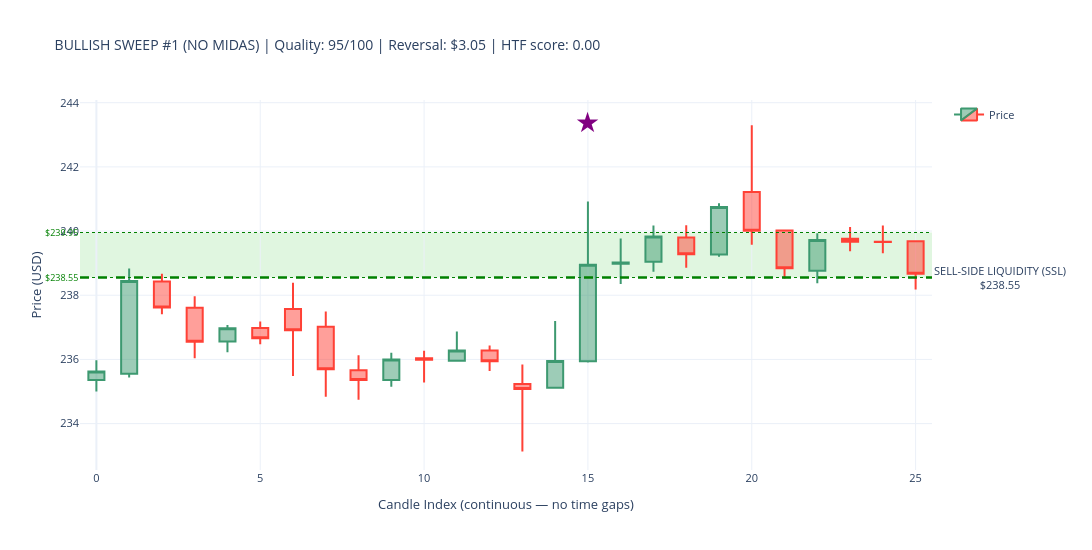
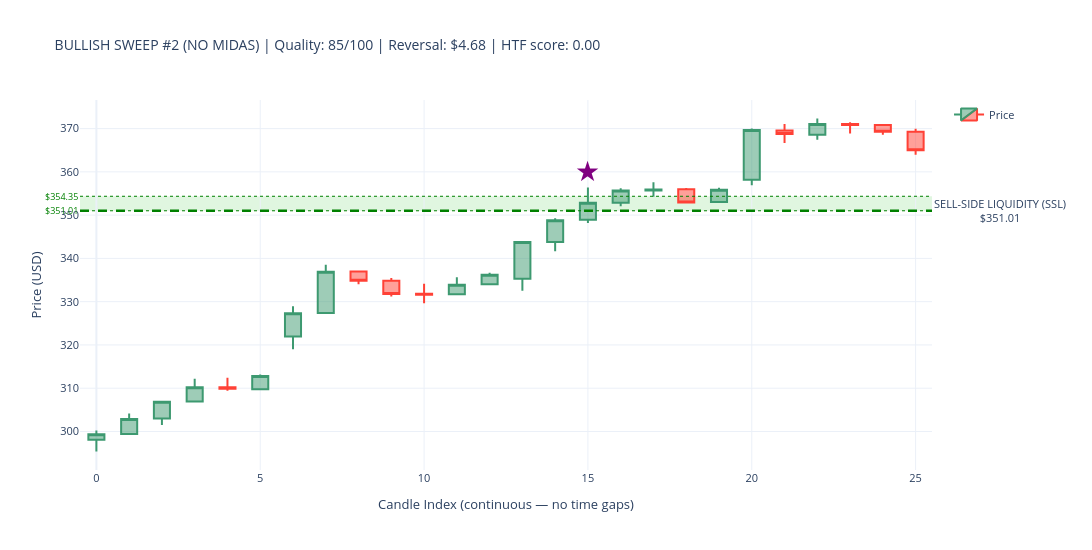
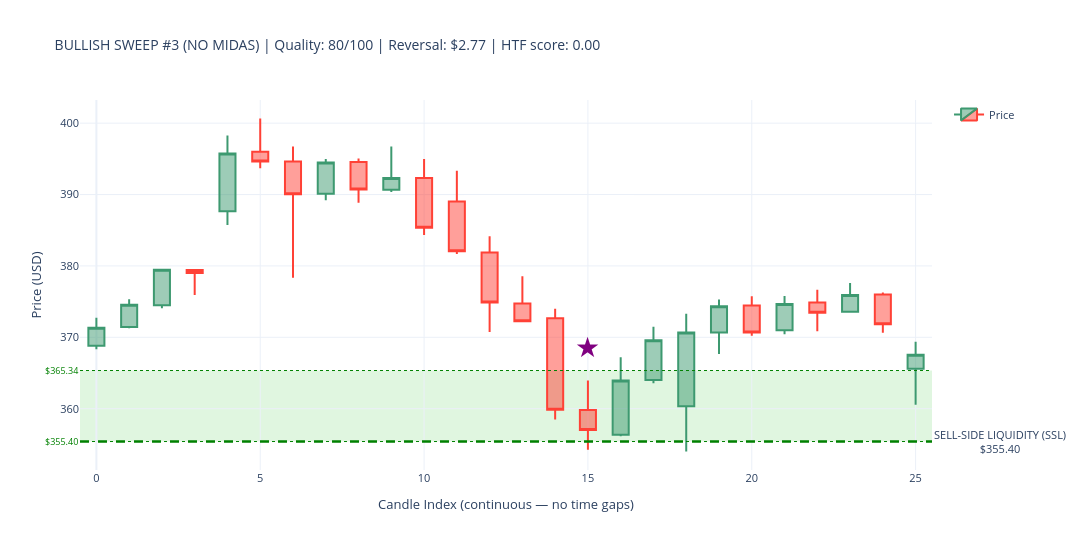
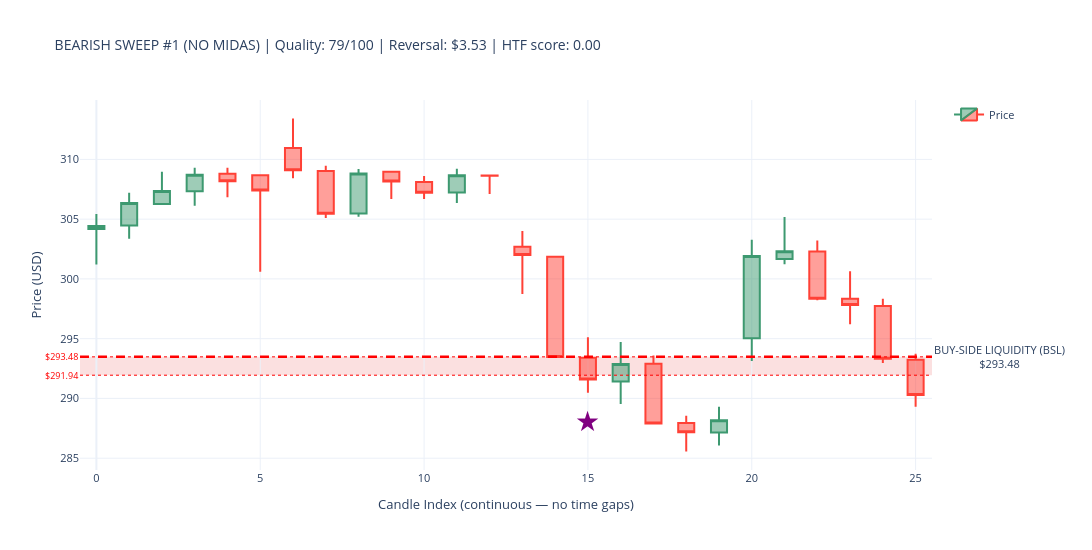

Write notebook code for charts like these, in order.
### Code cell
# ---------------------------------------------------------------------------
# SWEEP DETECTION CANDLESTICK VISUALIZATIONS WITH LIQUIDITY ZONES
# ---------------------------------------------------------------------------

required_vars = ['sweeps_hourly_no_midas', 'sweeps_hourly_with_midas', 'hourly_data']
missing_vars  = [v for v in required_vars if v not in globals()]

if missing_vars:
    print(f"\n⚠ WARNING: Missing variables — {missing_vars}")
    print("Please execute Part 8 first. Skipping visualization...")
else:
    print("\n✓ All required variables present. Proceeding with visualization...")

if not missing_vars:

    print("\n" + "=" * 70)
    print("VISUALIZING TOP SWEEPS — CANDLESTICK CHARTS WITH LIQUIDITY ZONES")
    print("=" * 70)

    import plotly.graph_objects as go

    price_data = hourly_data.copy()
    print(f"\n✓ Hourly data: {len(price_data)} candles")
    print(f"  Date range: {price_data['timestamp'].min().date()} → "
          f"{price_data['timestamp'].max().date()}")

    print(f"\nSweep data check:")
    print(f"  NO MIDAS  : {len(sweeps_hourly_no_midas)} total sweeps")
    if len(sweeps_hourly_no_midas) > 0:
        print(f"    Bullish : {(sweeps_hourly_no_midas['sweep_type']=='BULLISH').sum()}")
        print(f"    Bearish : {(sweeps_hourly_no_midas['sweep_type']=='BEARISH').sum()}")
    print(f"  WITH MIDAS: {len(sweeps_hourly_with_midas)} total sweeps")
    if len(sweeps_hourly_with_midas) > 0:
        print(f"    Bullish : {(sweeps_hourly_with_midas['sweep_type']=='BULLISH').sum()}")
        print(f"    Bearish : {(sweeps_hourly_with_midas['sweep_type']=='BEARISH').sum()}")


    def make_candlestick_chart_with_zones(
        price_df, sweep_timestamp, zone_level,
        zone_top, zone_bottom,
        sweep_type, chart_title
    ):
        try:
            # ── exact-hour timestamp match ────────────────────────────────────
            sweep_ts       = pd.to_datetime(sweep_timestamp)
            sweep_ts_naive = sweep_ts.tz_localize(None) if sweep_ts.tzinfo else sweep_ts
            ts_col_naive   = pd.to_datetime(price_df['timestamp']).dt.tz_localize(None)

            exact = price_df[ts_col_naive == sweep_ts_naive]
            sweep_idx = exact.index[0] if len(exact) > 0 else (
                (ts_col_naive - sweep_ts_naive).abs().idxmin()
            )

            sweep_pos = price_df.index.get_loc(sweep_idx)
            start_pos = max(0, sweep_pos - 15)
            end_pos   = min(len(price_df) - 1, sweep_pos + 10)

            subset = price_df.iloc[start_pos : end_pos + 1].copy().reset_index(drop=True)
            subset['candle_idx'] = range(len(subset))

            # FIX: build hover text as a list — Candlestick uses `text`, not `hovertemplate`
            hover_texts = [
                (f"{row['timestamp'].strftime('%Y-%m-%d %H:%M')}<br>"
                 f"O: ${row['open']:.2f}  H: ${row['high']:.2f}<br>"
                 f"L: ${row['low']:.2f}   C: ${row['close']:.2f}")
                for _, row in subset.iterrows()
            ]

            # ── candlestick ───────────────────────────────────────────────────
            fig = go.Figure(data=[go.Candlestick(
                x=subset['candle_idx'],
                open=subset['open'],  high=subset['high'],
                low=subset['low'],    close=subset['close'],
                name='Price',
                text=hover_texts,          # ← was hovertemplate (unsupported)
                hoverinfo='text',          # tell Plotly to show our text on hover
            )])

            # ── ICT-correct zone labels + actual boundaries ───────────────────
            if sweep_type == 'BULLISH':
                fill_color = 'rgba(0,180,0,0.12)'
                line_color = 'green'
                zone_label = 'SELL-SIDE LIQUIDITY (SSL)'
            else:
                fill_color = 'rgba(220,0,0,0.12)'
                line_color = 'red'
                zone_label = 'BUY-SIDE LIQUIDITY (BSL)'

            fig.add_hrect(
                y0=zone_bottom, y1=zone_top,
                fillcolor=fill_color, opacity=1.0,
                layer='below', line_width=0,
            )
            fig.add_hline(
                y=zone_level,
                line_width=2.5, line_dash='dash', line_color=line_color,
                annotation_text=f'{zone_label}<br>${zone_level:.2f}',
                annotation_position='right',
                annotation=dict(font_size=11, bgcolor='rgba(255,255,255,0.85)')
            )
            for y_val in [zone_top, zone_bottom]:
                fig.add_hline(
                    y=y_val, line_width=1, line_dash='dot', line_color=line_color,
                    annotation_text=f'${y_val:.2f}', annotation_position='left',
                    annotation=dict(font_size=9, font_color=line_color)
                )

            # ── sweep marker ──────────────────────────────────────────────────
            sweep_subset_pos = sweep_pos - start_pos
            if 0 <= sweep_subset_pos < len(subset):
                row_c = subset.iloc[sweep_subset_pos]
                cr    = row_c['high'] - row_c['low']
                arrow_y = (row_c['high'] + cr * 0.5 if sweep_type == 'BULLISH'
                           else row_c['low'] - cr * 0.5)
                fig.add_annotation(
                    x=row_c['candle_idx'], y=arrow_y,
                    text='★', showarrow=False,
                    font=dict(size=28, color='purple'),
                    xanchor='center'
                )

            fig.update_layout(
                title=dict(text=chart_title, font=dict(size=14)),
                yaxis_title='Price (USD)',
                xaxis_title='Candle Index (continuous — no time gaps)',
                template='plotly_white',
                height=550, width=1150,
                hovermode='x unified',
                xaxis_rangeslider_visible=False,
                xaxis=dict(type='linear'),
                showlegend=True,
                font=dict(size=11),
                margin=dict(l=80, r=160, t=100, b=80),
            )
            return fig

        except Exception as e:
            print(f"      ✗ Error ({type(e).__name__}): {e}")
            return None


    def plot_sweep_set(sweeps_df, label):
        if sweeps_df.empty:
            print(f"\n✗ No sweeps in {label} dataset")
            return

        print(f"\n{'=' * 70}")
        print(f"{label} SWEEPS WITH LIQUIDITY ZONES")
        print('=' * 70)

        for sweep_type, side_label in [
            ('BULLISH', 'SSL Raids (demand zone sweeps — bullish reversal)'),
            ('BEARISH', 'BSL Raids (supply zone sweeps — bearish reversal)'),
        ]:
            subset = (
                sweeps_df[sweeps_df['sweep_type'] == sweep_type]
                .nlargest(3, 'sweep_quality_score')
            )
            print(f"\n{side_label}  ({len(subset)} shown):")

            for i, (_, row) in enumerate(subset.iterrows(), 1):
                z_top = float(row.get('zone_top',    row['zone_level'] * 1.005))
                z_bot = float(row.get('zone_bottom', row['zone_level'] * 0.995))

                title = (
                    f"{sweep_type} SWEEP #{i} ({label}) | "
                    f"Quality: {row['sweep_quality_score']:.0f}/100 | "
                    f"Reversal: ${row['reversal_distance']:.2f} | "
                    f"HTF score: {row.get('htf_proximity_score', 0):.2f}"
                )
                print(f"  {i}. {row['timestamp']}  zone=${row['zone_level']:.2f}")

                fig = make_candlestick_chart_with_zones(
                    price_data,
                    sweep_timestamp = row['timestamp'],
                    zone_level      = row['zone_level'],
                    zone_top        = z_top,
                    zone_bottom     = z_bot,
                    sweep_type      = sweep_type,
                    chart_title     = title,
                )
                if fig:
                    fig.show()
                else:
                    print("      → Could not create chart")


    plot_sweep_set(sweeps_hourly_no_midas,   'NO MIDAS')
    plot_sweep_set(sweeps_hourly_with_midas, 'WITH MIDAS')

    print("\n" + "=" * 70)
    print("✓ LIQUIDITY ZONE SWEEP VISUALIZATION COMPLETE")
    print("=" * 70)
    print("\nVISUAL LEGEND:")
    print("  🟢 GREEN ZONE : Demand zone — SSL raid (BULLISH sweep, reversal up)")
    print("  🔴 RED ZONE   : Supply zone — BSL raid (BEARISH sweep, reversal down)")
    print("  ★ Star        : Exact sweep detection candle")
    print("  - - Dashed    : Zone midline (zone_level)")
    print("  ··· Dotted    : Actual zone top / bottom boundaries")

### Figure 1 — Plotly figure (JSON) as saved in the notebook; plotly's stock layout.template omitted (floating-point values rounded to 4 significant figures)
{"data": [{"close": [235.6, 238.4, 237.6, 236.6, 237.0, 236.7, 236.9, 235.7, 235.4, 236.0, 236.0, 236.3, 235.9, 235.1, 235.9, 238.9, 239.0, 239.8, 239.3, 240.8, 240.0, 238.8, 239.7, 239.7, 239.7, 238.7], "high": [236.0, 238.8, 238.7, 238.0, 237.1, 237.2, 238.4, 237.5, 236.1, 236.2, 236.3, 236.9, 236.4, 235.8, 237.2, 240.9, 239.8, 240.2, 240.2, 240.9, 243.3, 240.1, 239.9, 240.1, 240.2, 239.7], "hoverinfo": "text", "low": [235.0, 235.4, 237.4, 236.0, 236.2, 236.5, 235.5, 234.8, 234.7, 235.2, 235.3, 235.9, 235.6, 233.1, 235.1, 235.9, 238.3, 238.7, 238.9, 239.2, 239.6, 238.5, 238.4, 239.4, 239.3, 238.2], "name": "Price", "open": [235.4, 235.6, 238.4, 237.6, 236.6, 237.0, 237.6, 237.0, 235.7, 235.4, 236.0, 236.0, 236.3, 235.2, 235.1, 235.9, 239.0, 239.0, 239.8, 239.3, 241.2, 240.0, 238.8, 239.8, 239.7, 239.7], "text": ["2021-08-10 10:30<br>O: $235.36  H: $235.97<br>L: $235.00   C: $235.62", "2021-08-10 11:30<br>O: $235.55  H: $238.83<br>L: $235.44   C: $238.44", "2021-08-10 12:30<br>O: $238.43  H: $238.67<br>L: $237.41   C: $237.62", "2021-08-10 13:30<br>O: $237.61  H: $237.97<br>L: $236.04   C: $236.55", "2021-08-10 14:30<br>O: $236.56  H: $237.07<br>L: $236.22   C: $236.97", "2021-08-10 15:30<br>O: $236.98  H: $237.18<br>L: $236.47   C: $236.66", "2021-08-11 09:30<br>O: $237.57  H: $238.39<br>L: $235.48   C: $236.91", "2021-08-11 10:30<br>O: $237.02  H: $237.49<br>L: $234.84   C: $235.69", "2021-08-11 11:30<br>O: $235.66  H: $236.13<br>L: $234.74   C: $235.36", "2021-08-11 12:30<br>O: $235.36  H: $236.21<br>L: $235.15   C: $236.00", "2021-08-11 13:30<br>O: $236.04  H: $236.27<br>L: $235.28   C: $235.99", "2021-08-11 14:30<br>O: $235.96  H: $236.87<br>L: $235.95   C: $236.28", "2021-08-11 15:30<br>O: $236.28  H: $236.43<br>L: $235.64   C: $235.94", "2021-08-12 09:30<br>O: $235.23  H: $235.84<br>L: $233.13   C: $235.08", "2021-08-12 10:30<br>O: $235.12  H: $237.20<br>L: $235.11   C: $235.95", "2021-08-12 11:30<br>O: $235.94  H: $240.92<br>L: $235.90   C: $238.95", "2021-08-12 12:30<br>O: $238.98  H: $239.77<br>L: $238.35   C: $239.02", "2021-08-12 13:30<br>O: $239.04  H: $240.17<br>L: $238.73   C: $239.83", "2021-08-12 14:30<br>O: $239.80  H: $240.18<br>L: $238.86   C: $239.28", "2021-08-12 15:30<br>O: $239.27  H: $240.87<br>L: $239.20   C: $240.75", "2021-08-13 09:30<br>O: $241.22  H: $243.30<br>L: $239.57   C: $240.01", "2021-08-13 10:30<br>O: $240.02  H: $240.05<br>L: $238.52   C: $238.84", "2021-08-13 11:30<br>O: $238.76  H: $239.93<br>L: $238.37   C: $239.72", "2021-08-13 12:30<br>O: $239.76  H: $240.13<br>L: $239.37   C: $239.67", "2021-08-13 13:30<br>O: $239.67  H: $240.17<br>L: $239.31   C: $239.66", "2021-08-13 14:30<br>O: $239.68  H: $239.68<br>L: $238.18   C: $238.67"], "type": "candlestick", "x": [0, 1, 2, 3, 4, 5, 6, 7, 8, 9, 10, 11, 12, 13, 14, 15, 16, 17, 18, 19, 20, 21, 22, 23, 24, 25]}], "layout": {"annotations": [{"bgcolor": "rgba(255,255,255,0.85)", "font": {"size": 11}, "showarrow": false, "text": "SELL-SIDE LIQUIDITY (SSL)<br>$238.55", "x": 1, "xanchor": "left", "xref": "x domain", "y": 238.6, "yanchor": "middle", "yref": "y"}, {"font": {"color": "green", "size": 9}, "showarrow": false, "text": "$239.95", "x": 0, "xanchor": "right", "xref": "x domain", "y": 240.0, "yanchor": "middle", "yref": "y"}, {"font": {"color": "green", "size": 9}, "showarrow": false, "text": "$238.55", "x": 0, "xanchor": "right", "xref": "x domain", "y": 238.6, "yanchor": "middle", "yref": "y"}, {"font": {"color": "purple", "size": 28}, "showarrow": false, "text": "★", "x": 15, "xanchor": "center", "y": 243.4}], "font": {"size": 11}, "height": 550, "hovermode": "x unified", "margin": {"b": 80, "l": 80, "r": 160, "t": 100}, "shapes": [{"fillcolor": "rgba(0,180,0,0.12)", "layer": "below", "line": {"width": 0}, "opacity": 1, "type": "rect", "x0": 0, "x1": 1, "xref": "x domain", "y0": 238.6, "y1": 240.0, "yref": "y"}, {"line": {"color": "green", "dash": "dash", "width": 2.5}, "type": "line", "x0": 0, "x1": 1, "xref": "x domain", "y0": 238.6, "y1": 238.6, "yref": "y"}, {"line": {"color": "green", "dash": "dot", "width": 1}, "type": "line", "x0": 0, "x1": 1, "xref": "x domain", "y0": 240.0, "y1": 240.0, "yref": "y"}, {"line": {"color": "green", "dash": "dot", "width": 1}, "type": "line", "x0": 0, "x1": 1, "xref": "x domain", "y0": 238.6, "y1": 238.6, "yref": "y"}], "showlegend": true, "title": {"font": {"size": 14}, "text": "BULLISH SWEEP #1 (NO MIDAS) | Quality: 95/100 | Reversal: $3.05 | HTF score: 0.00"}, "width": 1150, "xaxis": {"rangeslider": {"visible": false}, "title": {"text": "Candle Index (continuous — no time gaps)"}, "type": "linear"}, "yaxis": {"title": {"text": "Price (USD)"}}}}

### Figure 2 — Plotly figure (JSON) as saved in the notebook; plotly's stock layout.template omitted (floating-point values rounded to 4 significant figures)
{"data": [{"close": [299.3, 302.9, 306.8, 310.2, 309.9, 312.8, 327.3, 336.9, 334.8, 331.8, 331.6, 333.9, 336.2, 343.8, 348.8, 352.9, 355.7, 355.9, 352.9, 355.9, 369.6, 368.8, 371.0, 370.8, 369.3, 365.0], "high": [300.2, 304.1, 306.9, 312.2, 312.4, 313.2, 328.9, 338.6, 337.1, 335.4, 334.1, 335.6, 336.7, 343.8, 349.3, 356.4, 356.2, 357.6, 356.3, 356.3, 370.0, 371.1, 372.3, 371.4, 371.0, 370.0], "hoverinfo": "text", "low": [295.4, 299.2, 301.5, 306.8, 309.4, 309.8, 319.0, 327.3, 334.0, 331.2, 329.6, 331.7, 333.8, 332.5, 341.7, 348.2, 352.1, 354.3, 352.9, 352.8, 356.9, 366.7, 367.4, 368.9, 368.6, 363.9], "name": "Price", "open": [298.1, 299.4, 303.0, 306.9, 310.2, 309.8, 321.9, 327.4, 337.0, 334.8, 331.8, 331.7, 334.0, 335.3, 343.8, 348.9, 352.9, 355.7, 356.0, 353.0, 358.2, 369.5, 368.6, 371.1, 370.8, 369.2], "text": ["2021-12-21 10:30<br>O: $298.09  H: $300.20<br>L: $295.37   C: $299.33", "2021-12-21 11:30<br>O: $299.40  H: $304.13<br>L: $299.18   C: $302.90", "2021-12-21 12:30<br>O: $303.00  H: $306.94<br>L: $301.51   C: $306.84", "2021-12-21 13:30<br>O: $306.95  H: $312.20<br>L: $306.84   C: $310.22", "2021-12-21 14:30<br>O: $310.24  H: $312.41<br>L: $309.41   C: $309.90", "2021-12-21 15:30<br>O: $309.77  H: $313.17<br>L: $309.76   C: $312.84", "2021-12-22 09:30<br>O: $321.93  H: $328.93<br>L: $319.02   C: $327.34", "2021-12-22 10:30<br>O: $327.35  H: $338.55<br>L: $327.34   C: $336.94", "2021-12-22 11:30<br>O: $336.97  H: $337.15<br>L: $334.00   C: $334.81", "2021-12-22 12:30<br>O: $334.84  H: $335.44<br>L: $331.17   C: $331.78", "2021-12-22 13:30<br>O: $331.83  H: $334.13<br>L: $329.63   C: $331.59", "2021-12-22 14:30<br>O: $331.74  H: $335.62<br>L: $331.68   C: $333.92", "2021-12-22 15:30<br>O: $334.00  H: $336.71<br>L: $333.84   C: $336.21", "2021-12-23 09:30<br>O: $335.30  H: $343.82<br>L: $332.52   C: $343.78", "2021-12-23 10:30<br>O: $343.80  H: $349.27<br>L: $341.67   C: $348.81", "2021-12-23 11:30<br>O: $348.92  H: $356.37<br>L: $348.17   C: $352.85", "2021-12-23 12:30<br>O: $352.87  H: $356.19<br>L: $352.05   C: $355.67", "2021-12-23 13:30<br>O: $355.67  H: $357.60<br>L: $354.27   C: $355.94", "2021-12-23 14:30<br>O: $355.98  H: $356.28<br>L: $352.92   C: $352.94", "2021-12-23 15:30<br>O: $353.03  H: $356.31<br>L: $352.84   C: $355.85", "2021-12-27 09:30<br>O: $358.18  H: $370.00<br>L: $356.91   C: $369.65", "2021-12-27 10:30<br>O: $369.53  H: $371.05<br>L: $366.67   C: $368.76", "2021-12-27 11:30<br>O: $368.60  H: $372.33<br>L: $367.42   C: $371.04", "2021-12-27 12:30<br>O: $371.05  H: $371.45<br>L: $368.88   C: $370.81", "2021-12-27 13:30<br>O: $370.83  H: $370.99<br>L: $368.59   C: $369.28", "2021-12-27 14:30<br>O: $369.25  H: $369.97<br>L: $363.93   C: $364.97"], "type": "candlestick", "x": [0, 1, 2, 3, 4, 5, 6, 7, 8, 9, 10, 11, 12, 13, 14, 15, 16, 17, 18, 19, 20, 21, 22, 23, 24, 25]}], "layout": {"annotations": [{"bgcolor": "rgba(255,255,255,0.85)", "font": {"size": 11}, "showarrow": false, "text": "SELL-SIDE LIQUIDITY (SSL)<br>$351.01", "x": 1, "xanchor": "left", "xref": "x domain", "y": 351.0, "yanchor": "middle", "yref": "y"}, {"font": {"color": "green", "size": 9}, "showarrow": false, "text": "$354.35", "x": 0, "xanchor": "right", "xref": "x domain", "y": 354.4, "yanchor": "middle", "yref": "y"}, {"font": {"color": "green", "size": 9}, "showarrow": false, "text": "$351.01", "x": 0, "xanchor": "right", "xref": "x domain", "y": 351.0, "yanchor": "middle", "yref": "y"}, {"font": {"color": "purple", "size": 28}, "showarrow": false, "text": "★", "x": 15, "xanchor": "center", "y": 360.5}], "font": {"size": 11}, "height": 550, "hovermode": "x unified", "margin": {"b": 80, "l": 80, "r": 160, "t": 100}, "shapes": [{"fillcolor": "rgba(0,180,0,0.12)", "layer": "below", "line": {"width": 0}, "opacity": 1, "type": "rect", "x0": 0, "x1": 1, "xref": "x domain", "y0": 351.0, "y1": 354.4, "yref": "y"}, {"line": {"color": "green", "dash": "dash", "width": 2.5}, "type": "line", "x0": 0, "x1": 1, "xref": "x domain", "y0": 351.0, "y1": 351.0, "yref": "y"}, {"line": {"color": "green", "dash": "dot", "width": 1}, "type": "line", "x0": 0, "x1": 1, "xref": "x domain", "y0": 354.4, "y1": 354.4, "yref": "y"}, {"line": {"color": "green", "dash": "dot", "width": 1}, "type": "line", "x0": 0, "x1": 1, "xref": "x domain", "y0": 351.0, "y1": 351.0, "yref": "y"}], "showlegend": true, "title": {"font": {"size": 14}, "text": "BULLISH SWEEP #2 (NO MIDAS) | Quality: 85/100 | Reversal: $4.68 | HTF score: 0.00"}, "width": 1150, "xaxis": {"rangeslider": {"visible": false}, "title": {"text": "Candle Index (continuous — no time gaps)"}, "type": "linear"}, "yaxis": {"title": {"text": "Price (USD)"}}}}

### Figure 3 — Plotly figure (JSON) as saved in the notebook; plotly's stock layout.template omitted (floating-point values rounded to 4 significant figures)
{"data": [{"close": [371.3, 374.6, 379.4, 379.0, 395.7, 394.6, 390.0, 394.5, 390.7, 392.3, 385.4, 382.1, 374.9, 372.3, 359.9, 357.0, 364.0, 369.6, 370.7, 374.4, 370.7, 374.7, 373.4, 375.9, 371.8, 367.5], "high": [372.7, 375.3, 379.5, 379.5, 398.3, 400.6, 396.7, 395.0, 395.1, 396.7, 395.0, 393.3, 384.2, 378.5, 374.0, 363.9, 367.2, 371.5, 373.3, 375.3, 375.7, 375.8, 376.7, 377.6, 376.3, 369.4], "hoverinfo": "text", "low": [368.3, 371.3, 374.1, 375.9, 385.7, 393.7, 378.3, 389.2, 388.9, 390.4, 384.3, 381.7, 370.7, 372.3, 358.5, 354.2, 356.1, 363.6, 354.0, 367.7, 370.2, 370.4, 370.8, 373.5, 370.6, 360.6], "name": "Price", "open": [368.8, 371.4, 374.5, 379.4, 387.6, 396.0, 394.6, 390.1, 394.6, 390.7, 392.3, 389.0, 381.9, 374.7, 372.7, 359.8, 356.3, 364.0, 360.3, 370.7, 374.4, 371.0, 374.9, 373.6, 376.0, 365.6], "text": ["2021-11-19 12:30<br>O: $368.83  H: $372.72<br>L: $368.33   C: $371.34", "2021-11-19 13:30<br>O: $371.44  H: $375.33<br>L: $371.26   C: $374.57", "2021-11-19 14:30<br>O: $374.49  H: $379.47<br>L: $374.07   C: $379.45", "2021-11-19 15:30<br>O: $379.44  H: $379.50<br>L: $375.92   C: $379.02", "2021-11-22 09:30<br>O: $387.65  H: $398.26<br>L: $385.72   C: $395.73", "2021-11-22 10:30<br>O: $396.00  H: $400.65<br>L: $393.67   C: $394.64", "2021-11-22 11:30<br>O: $394.64  H: $396.73<br>L: $378.33   C: $390.04", "2021-11-22 12:30<br>O: $390.12  H: $394.97<br>L: $389.20   C: $394.50", "2021-11-22 13:30<br>O: $394.55  H: $395.06<br>L: $388.85   C: $390.72", "2021-11-22 14:30<br>O: $390.66  H: $396.71<br>L: $390.36   C: $392.33", "2021-11-22 15:30<br>O: $392.33  H: $394.99<br>L: $384.34   C: $385.35", "2021-11-23 09:30<br>O: $389.01  H: $393.33<br>L: $381.67   C: $382.05", "2021-11-23 10:30<br>O: $381.88  H: $384.17<br>L: $370.73   C: $374.87", "2021-11-23 11:30<br>O: $374.74  H: $378.54<br>L: $372.26   C: $372.26", "2021-11-23 12:30<br>O: $372.67  H: $374.00<br>L: $358.48   C: $359.86", "2021-11-23 13:30<br>O: $359.80  H: $363.94<br>L: $354.23   C: $357.00", "2021-11-23 14:30<br>O: $356.33  H: $367.21<br>L: $356.13   C: $363.96", "2021-11-23 15:30<br>O: $364.01  H: $371.46<br>L: $363.56   C: $369.60", "2021-11-24 09:30<br>O: $360.33  H: $373.28<br>L: $354.00   C: $370.67", "2021-11-24 10:30<br>O: $370.67  H: $375.29<br>L: $367.67   C: $374.35", "2021-11-24 11:30<br>O: $374.44  H: $375.74<br>L: $370.23   C: $370.67", "2021-11-24 12:30<br>O: $370.97  H: $375.78<br>L: $370.43   C: $374.67", "2021-11-24 13:30<br>O: $374.89  H: $376.67<br>L: $370.83   C: $373.45", "2021-11-24 14:30<br>O: $373.57  H: $377.59<br>L: $373.53   C: $375.94", "2021-11-24 15:30<br>O: $376.00  H: $376.27<br>L: $370.65   C: $371.84", "2021-11-26 09:30<br>O: $365.60  H: $369.36<br>L: $360.55   C: $367.54"], "type": "candlestick", "x": [0, 1, 2, 3, 4, 5, 6, 7, 8, 9, 10, 11, 12, 13, 14, 15, 16, 17, 18, 19, 20, 21, 22, 23, 24, 25]}], "layout": {"annotations": [{"bgcolor": "rgba(255,255,255,0.85)", "font": {"size": 11}, "showarrow": false, "text": "SELL-SIDE LIQUIDITY (SSL)<br>$355.40", "x": 1, "xanchor": "left", "xref": "x domain", "y": 355.4, "yanchor": "middle", "yref": "y"}, {"font": {"color": "green", "size": 9}, "showarrow": false, "text": "$365.34", "x": 0, "xanchor": "right", "xref": "x domain", "y": 365.3, "yanchor": "middle", "yref": "y"}, {"font": {"color": "green", "size": 9}, "showarrow": false, "text": "$355.40", "x": 0, "xanchor": "right", "xref": "x domain", "y": 355.4, "yanchor": "middle", "yref": "y"}, {"font": {"color": "purple", "size": 28}, "showarrow": false, "text": "★", "x": 15, "xanchor": "center", "y": 368.8}], "font": {"size": 11}, "height": 550, "hovermode": "x unified", "margin": {"b": 80, "l": 80, "r": 160, "t": 100}, "shapes": [{"fillcolor": "rgba(0,180,0,0.12)", "layer": "below", "line": {"width": 0}, "opacity": 1, "type": "rect", "x0": 0, "x1": 1, "xref": "x domain", "y0": 355.4, "y1": 365.3, "yref": "y"}, {"line": {"color": "green", "dash": "dash", "width": 2.5}, "type": "line", "x0": 0, "x1": 1, "xref": "x domain", "y0": 355.4, "y1": 355.4, "yref": "y"}, {"line": {"color": "green", "dash": "dot", "width": 1}, "type": "line", "x0": 0, "x1": 1, "xref": "x domain", "y0": 365.3, "y1": 365.3, "yref": "y"}, {"line": {"color": "green", "dash": "dot", "width": 1}, "type": "line", "x0": 0, "x1": 1, "xref": "x domain", "y0": 355.4, "y1": 355.4, "yref": "y"}], "showlegend": true, "title": {"font": {"size": 14}, "text": "BULLISH SWEEP #3 (NO MIDAS) | Quality: 80/100 | Reversal: $2.77 | HTF score: 0.00"}, "width": 1150, "xaxis": {"rangeslider": {"visible": false}, "title": {"text": "Candle Index (continuous — no time gaps)"}, "type": "linear"}, "yaxis": {"title": {"text": "Price (USD)"}}}}

### Figure 4 — Plotly figure (JSON) as saved in the notebook; plotly's stock layout.template omitted (floating-point values rounded to 4 significant figures)
{"data": [{"close": [304.4, 306.4, 307.4, 308.7, 308.2, 307.4, 309.1, 305.4, 308.8, 308.1, 307.2, 308.7, 308.6, 302.0, 293.5, 291.6, 292.9, 287.9, 287.2, 288.2, 301.9, 302.3, 298.3, 297.8, 293.3, 290.3], "high": [305.4, 307.2, 309.0, 309.3, 309.3, 308.7, 313.4, 309.5, 309.2, 309.0, 308.6, 309.2, 308.7, 304.0, 301.9, 295.1, 294.7, 293.6, 288.6, 289.3, 303.3, 305.2, 303.2, 300.6, 298.3, 293.7], "hoverinfo": "text", "low": [301.2, 303.4, 306.2, 306.1, 306.8, 300.6, 308.4, 305.1, 305.2, 306.7, 306.7, 306.4, 307.1, 298.7, 293.5, 290.5, 289.5, 287.9, 285.6, 286.1, 293.1, 301.2, 298.2, 296.2, 293.0, 289.3], "name": "Price", "open": [304.2, 304.5, 306.3, 307.3, 308.8, 308.7, 311.0, 309.0, 305.5, 309.0, 308.1, 307.2, 308.7, 302.7, 301.9, 293.4, 291.4, 292.9, 287.9, 287.1, 295.0, 301.7, 302.3, 298.3, 297.7, 293.2], "text": ["2022-08-03 10:30<br>O: $304.18  H: $305.42<br>L: $301.21   C: $304.42", "2022-08-03 11:30<br>O: $304.46  H: $307.21<br>L: $303.35   C: $306.35", "2022-08-03 12:30<br>O: $306.27  H: $308.97<br>L: $306.25   C: $307.35", "2022-08-03 13:30<br>O: $307.33  H: $309.29<br>L: $306.12   C: $308.71", "2022-08-03 14:30<br>O: $308.79  H: $309.29<br>L: $306.84   C: $308.18", "2022-08-03 15:30<br>O: $308.67  H: $308.68<br>L: $300.59   C: $307.40", "2022-08-04 09:30<br>O: $310.96  H: $313.42<br>L: $308.42   C: $309.08", "2022-08-04 10:30<br>O: $309.02  H: $309.46<br>L: $305.10   C: $305.45", "2022-08-04 11:30<br>O: $305.47  H: $309.20<br>L: $305.19   C: $308.82", "2022-08-04 12:30<br>O: $308.96  H: $308.96<br>L: $306.69   C: $308.15", "2022-08-04 13:30<br>O: $308.10  H: $308.61<br>L: $306.69   C: $307.20", "2022-08-04 14:30<br>O: $307.22  H: $309.21<br>L: $306.35   C: $308.67", "2022-08-04 15:30<br>O: $308.66  H: $308.68<br>L: $307.10   C: $308.63", "2022-08-05 09:30<br>O: $302.68  H: $304.00<br>L: $298.73   C: $302.00", "2022-08-05 10:30<br>O: $301.85  H: $301.93<br>L: $293.47   C: $293.47", "2022-08-05 11:30<br>O: $293.41  H: $295.11<br>L: $290.48   C: $291.58", "2022-08-05 12:30<br>O: $291.42  H: $294.72<br>L: $289.53   C: $292.88", "2022-08-05 13:30<br>O: $292.91  H: $293.60<br>L: $287.87   C: $287.91", "2022-08-05 14:30<br>O: $287.95  H: $288.56<br>L: $285.56   C: $287.18", "2022-08-05 15:30<br>O: $287.15  H: $289.30<br>L: $286.06   C: $288.17", "2022-08-08 09:30<br>O: $295.04  H: $303.28<br>L: $293.14   C: $301.92", "2022-08-08 10:30<br>O: $301.67  H: $305.17<br>L: $301.23   C: $302.32", "2022-08-08 11:30<br>O: $302.29  H: $303.22<br>L: $298.22   C: $298.34", "2022-08-08 12:30<br>O: $298.34  H: $300.63<br>L: $296.21   C: $297.81", "2022-08-08 13:30<br>O: $297.74  H: $298.33<br>L: $292.96   C: $293.32", "2022-08-08 14:30<br>O: $293.23  H: $293.74<br>L: $289.31   C: $290.28"], "type": "candlestick", "x": [0, 1, 2, 3, 4, 5, 6, 7, 8, 9, 10, 11, 12, 13, 14, 15, 16, 17, 18, 19, 20, 21, 22, 23, 24, 25]}], "layout": {"annotations": [{"bgcolor": "rgba(255,255,255,0.85)", "font": {"size": 11}, "showarrow": false, "text": "BUY-SIDE LIQUIDITY (BSL)<br>$293.48", "x": 1, "xanchor": "left", "xref": "x domain", "y": 293.5, "yanchor": "middle", "yref": "y"}, {"font": {"color": "red", "size": 9}, "showarrow": false, "text": "$293.48", "x": 0, "xanchor": "right", "xref": "x domain", "y": 293.5, "yanchor": "middle", "yref": "y"}, {"font": {"color": "red", "size": 9}, "showarrow": false, "text": "$291.94", "x": 0, "xanchor": "right", "xref": "x domain", "y": 291.9, "yanchor": "middle", "yref": "y"}, {"font": {"color": "purple", "size": 28}, "showarrow": false, "text": "★", "x": 15, "xanchor": "center", "y": 288.2}], "font": {"size": 11}, "height": 550, "hovermode": "x unified", "margin": {"b": 80, "l": 80, "r": 160, "t": 100}, "shapes": [{"fillcolor": "rgba(220,0,0,0.12)", "layer": "below", "line": {"width": 0}, "opacity": 1, "type": "rect", "x0": 0, "x1": 1, "xref": "x domain", "y0": 291.9, "y1": 293.5, "yref": "y"}, {"line": {"color": "red", "dash": "dash", "width": 2.5}, "type": "line", "x0": 0, "x1": 1, "xref": "x domain", "y0": 293.5, "y1": 293.5, "yref": "y"}, {"line": {"color": "red", "dash": "dot", "width": 1}, "type": "line", "x0": 0, "x1": 1, "xref": "x domain", "y0": 293.5, "y1": 293.5, "yref": "y"}, {"line": {"color": "red", "dash": "dot", "width": 1}, "type": "line", "x0": 0, "x1": 1, "xref": "x domain", "y0": 291.9, "y1": 291.9, "yref": "y"}], "showlegend": true, "title": {"font": {"size": 14}, "text": "BEARISH SWEEP #1 (NO MIDAS) | Quality: 79/100 | Reversal: $3.53 | HTF score: 0.00"}, "width": 1150, "xaxis": {"rangeslider": {"visible": false}, "title": {"text": "Candle Index (continuous — no time gaps)"}, "type": "linear"}, "yaxis": {"title": {"text": "Price (USD)"}}}}
